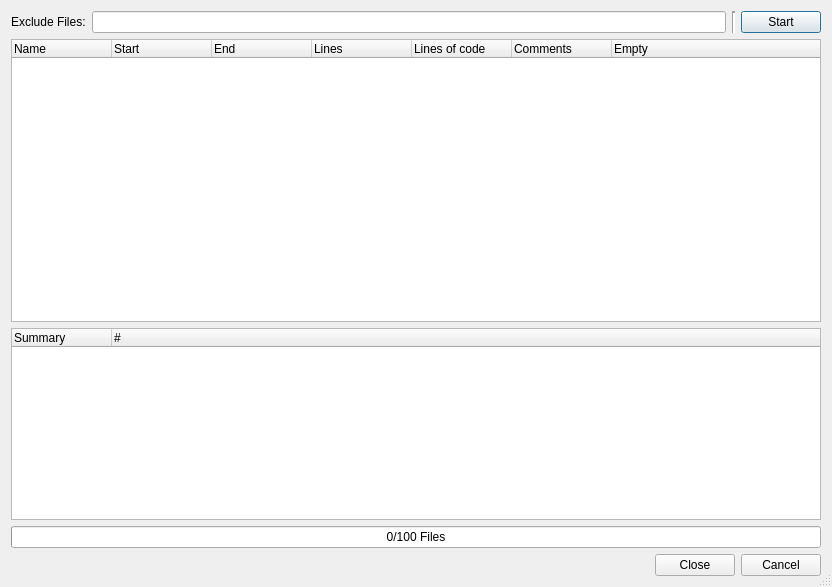
<?xml version="1.0" encoding="UTF-8"?>
<ui version="4.0">
 <class>CodeMetricsDialog</class>
 <widget class="QDialog" name="CodeMetricsDialog">
  <property name="geometry">
   <rect>
    <x>0</x>
    <y>0</y>
    <width>832</width>
    <height>587</height>
   </rect>
  </property>
  <property name="windowTitle">
   <string>Code Metrics</string>
  </property>
  <property name="whatsThis">
   <string>&lt;b&gt;Code Metrics&lt;/b&gt;
&lt;p&gt;This dialog shows some code metrics.&lt;/p&gt;</string>
  </property>
  <property name="sizeGripEnabled">
   <bool>true</bool>
  </property>
  <layout class="QVBoxLayout" name="verticalLayout">
   <item>
    <widget class="QFrame" name="filterFrame">
     <property name="frameShape">
      <enum>QFrame::NoFrame</enum>
     </property>
     <property name="frameShadow">
      <enum>QFrame::Raised</enum>
     </property>
     <layout class="QHBoxLayout" name="horizontalLayout">
      <property name="margin">
       <number>0</number>
      </property>
      <item>
       <widget class="QLabel" name="label_2">
        <property name="text">
         <string>Exclude Files:</string>
        </property>
       </widget>
      </item>
      <item>
       <widget class="E5ClearableLineEdit" name="excludeFilesEdit">
        <property name="toolTip">
         <string>Enter filename patterns of files to be excluded separated by a comma</string>
        </property>
       </widget>
      </item>
      <item>
       <widget class="Line" name="line">
        <property name="lineWidth">
         <number>2</number>
        </property>
        <property name="orientation">
         <enum>Qt::Vertical</enum>
        </property>
       </widget>
      </item>
      <item>
       <widget class="QPushButton" name="startButton">
        <property name="toolTip">
         <string>Press to start the code metrics run</string>
        </property>
        <property name="text">
         <string>Start</string>
        </property>
       </widget>
      </item>
     </layout>
    </widget>
   </item>
   <item>
    <widget class="QTreeWidget" name="resultList">
     <property name="whatsThis">
      <string>&lt;b&gt;Code metrics&lt;/b&gt;
&lt;p&gt;This list shows some code metrics.&lt;/p&gt;</string>
     </property>
     <property name="alternatingRowColors">
      <bool>true</bool>
     </property>
     <column>
      <property name="text">
       <string>Name</string>
      </property>
     </column>
     <column>
      <property name="text">
       <string>Start</string>
      </property>
     </column>
     <column>
      <property name="text">
       <string>End</string>
      </property>
     </column>
     <column>
      <property name="text">
       <string>Lines</string>
      </property>
     </column>
     <column>
      <property name="text">
       <string>Lines of code</string>
      </property>
     </column>
     <column>
      <property name="text">
       <string>Comments</string>
      </property>
     </column>
     <column>
      <property name="text">
       <string>Empty</string>
      </property>
     </column>
    </widget>
   </item>
   <item>
    <widget class="QTreeWidget" name="summaryList">
     <property name="sizePolicy">
      <sizepolicy hsizetype="Expanding" vsizetype="Preferred">
       <horstretch>0</horstretch>
       <verstretch>0</verstretch>
      </sizepolicy>
     </property>
     <property name="whatsThis">
      <string>&lt;b&gt;Summary&lt;/b&gt;
&lt;p&gt;This shows some overall code metrics.&lt;/p&gt;</string>
     </property>
     <property name="alternatingRowColors">
      <bool>true</bool>
     </property>
     <column>
      <property name="text">
       <string>Summary</string>
      </property>
     </column>
     <column>
      <property name="text">
       <string>#</string>
      </property>
     </column>
    </widget>
   </item>
   <item>
    <widget class="QProgressBar" name="checkProgress">
     <property name="toolTip">
      <string>Shows the progress of the code metrics action</string>
     </property>
     <property name="value">
      <number>0</number>
     </property>
     <property name="orientation">
      <enum>Qt::Horizontal</enum>
     </property>
     <property name="format">
      <string>%v/%m Files</string>
     </property>
    </widget>
   </item>
   <item>
    <widget class="QDialogButtonBox" name="buttonBox">
     <property name="orientation">
      <enum>Qt::Horizontal</enum>
     </property>
     <property name="standardButtons">
      <set>QDialogButtonBox::Cancel|QDialogButtonBox::Close</set>
     </property>
    </widget>
   </item>
  </layout>
 </widget>
 <pixmapfunction>qPixmapFromMimeSource</pixmapfunction>
 <customwidgets>
  <customwidget>
   <class>E5ClearableLineEdit</class>
   <extends>QLineEdit</extends>
   <header>E5Gui/E5LineEdit.h</header>
  </customwidget>
 </customwidgets>
 <tabstops>
  <tabstop>startButton</tabstop>
  <tabstop>excludeFilesEdit</tabstop>
  <tabstop>resultList</tabstop>
  <tabstop>summaryList</tabstop>
  <tabstop>buttonBox</tabstop>
 </tabstops>
 <resources/>
 <connections/>
</ui>
